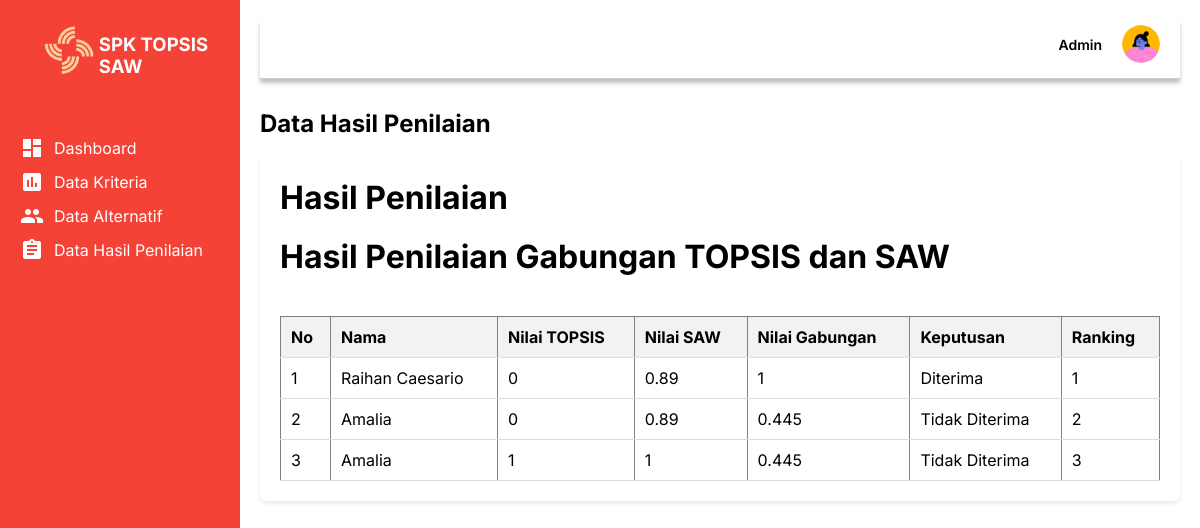
Page /Hasil/Hasil.php on the committed database.
### tables this page shows
CREATE TABLE IF NOT EXISTS `alternatives` (
  `id` int NOT NULL AUTO_INCREMENT,
  `namaPeserta` varchar(50) NOT NULL,
  `alamat` varchar(100) NOT NULL,
  `penghasilan` int NOT NULL,
  `kepemilikanRumah` int NOT NULL DEFAULT '0',
  `tanggungan` int NOT NULL,
  `ipk` float NOT NULL,
  `kendaraan` int NOT NULL,
  PRIMARY KEY (`id`)
);

### Hasil/Hasil.php (the view, shortened to what this page needs)
<!DOCTYPE html>
<html lang="en">
<head>
  <link rel="stylesheet" href="../css/SPK.css" />
</head>
<body>
  <div class="sidebar">
    <div class="logo">
      <img class="logo-img" src="../assets/logo (3).png" />
      <span>SPK TOPSIS SAW</span>
    </div>
    <ul class="nav">
      <li class="nav-item active">
        <a href="../Dashboard/Dashboard.php">
          <span class="material-icons">dashboard</span>
          <span>Dashboard</span>
        </a>
      </li>
      <li class="nav-item">
        <a href="../data-kriteria/kriteria.php">
          <span class="material-icons">assessment</span>
          <span>Data Kriteria</span>
        </a>
      </li>
      <li class="nav-item">
        <a href="../data-alternatif/index.php">
          <span class="material-icons">group</span>
          <span>Data Alternatif</span>
        </a>
      </li>
      <li class="nav-item">
        <a href="../Hasil/Hasil.php">
          <span class="material-icons">assignment</span>
          <span>Data Hasil Penilaian</span>
        </a>
      </li>
    </ul>
  </div>
  <div class="main-content">
    <div class="header">
      <div class="user-profile" id="user-profile">
        <span>Admin</span>
        <img src="../assets/profil.png" alt="Admin Avatar" />
      </div>
    </div>
    <div class="Data">
      <h2> Data Hasil Penilaian </h2>
    </div>
    <main id="main-content">
      <h1>Hasil Penilaian</h1>
      <?php
      $servername = "localhost";
      $username = "root";
      $password = "";
      $dbname = "spk_topsis_saw";
      $koneksi = new mysqli($servername, $username, $password, $dbname);
      $sql = "SELECT * FROM alternatives";
      $result = $koneksi->query($sql);
      $data = [];
      if ($result->num_rows > 0) {
        while ($row = $result->fetch_assoc()) {
          $data[] = [
            'nama' => $row['namaPeserta'],
            'penghasilan' => $row['penghasilan'],
            'kepemilikanRumah' => $row['kepemilikanRumah'],
            'tanggungan' => $row['tanggungan'],
            'ipk' => $row['ipk'],
            'kendaraan' => $row['kendaraan'],
          ];
        }
      }
      $weights = [
        'penghasilan' => 0.2,
        'kepemilikanRumah' => 0.2,
        'tanggungan' => 0.2,
        'ipk' => 0.2,
        'kendaraan' => 0.2,
      ];
      $normalizedDataTopsis = [];
      foreach ($data as $i => $row) {
        foreach ($row as $key => $value) {
          if ($key !== 'nama') {
            $sum = 0;
            foreach ($data as $r) {
              $sum += pow($r[$key], 2);
            }
            $normalizedDataTopsis[$i][$key] = $value / sqrt($sum);
          } else {
            $normalizedDataTopsis[$i][$key] = $value;
          }
        }
      }
      $normalizedDataSaw = [];
      foreach ($data as $i => $row) {
        foreach ($row as $key => $value) {
          if ($key !== 'nama') {
            $maxValue = max(array_column($data, $key));
            $normalizedDataSaw[$i][$key] = $value / $maxValue;
          } else {
            $normalizedDataSaw[$i][$key] = $value;
          }
        }
      }
      $weightedNormalizedDataTopsis = [];
      foreach ($normalizedDataTopsis as $i => $row) {
        foreach ($row as $key => $value) {
          if ($key !== 'nama') {
            $weightedNormalizedDataTopsis[$i][$key] = $value * $weights[$key];
          } else {
            $weightedNormalizedDataTopsis[$i][$key] = $value;
          }
        }
      }
      $weightedNormalizedDataSaw = [];
      foreach ($normalizedDataSaw as $i => $row) {
        foreach ($row as $key => $value) {
          if ($key !== 'nama') {
            $weightedNormalizedDataSaw[$i][$key] = $value * $weights[$key];
          } else {
            $weightedNormalizedDataSaw[$i][$key] = $value;
          }
        }
      }
      $positiveIdeal = [];
      $negativeIdeal = [];
      foreach ($weights as $key => $weight) {
        $column = array_column($weightedNormalizedDataTopsis, $key);
        $positiveIdeal[$key] = max($column);
        $negativeIdeal[$key] = min($column);
      }
      $separationPositive = [];
      $separationNegative = [];
      foreach ($weightedNormalizedDataTopsis as $i => $row) {
        $sumPositive = 0;
        $sumNegative = 0;
        foreach ($row as $key => $value) {
          if ($key !== 'nama') {
            $sumPositive += pow($value - $positiveIdeal[$key], 2);
            $sumNegative += pow($value - $negativeIdeal[$key], 2);
          }
        }
        $separationPositive[$i] = sqrt($sumPositive);
        $separationNegative[$i] = sqrt($sumNegative);
      }
      $relativeCloseness = [];
      foreach ($separationPositive as $i => $positive) {
        $negative = $separationNegative[$i];
        if (($negative + $positive) == 0) {
          echo "Debug: Sum of separation measures for alternative {$data[$i]['nama']} is zero. Negative: $negative, Positive: $positive\n";
          $relativeCloseness[$i] = 0.5;
        } else {
          $relativeCloseness[$i] = $negative / ($negative + $positive);
        }
      }
      $totalScoresSaw = [];
      foreach ($weightedNormalizedDataSaw as $i => $row) {
        $totalScoresSaw[$i] = array_sum(array_diff_key($row, ['nama' => '']));
      }
      $maxScoreSaw = max($totalScoresSaw);
      $normalizedScoresSaw = [];
      foreach ($totalScoresSaw as $i => $score) {
        $normalizedScoresSaw[$i] = $score / $maxScoreSaw;
      }
      $combinedScores = [];
      foreach ($relativeCloseness as $i => $score) {
        $combinedScores[$i] = ($score + $normalizedScoresSaw[$i]) / 2;
      }
      array_multisort($combinedScores, SORT_DESC, $data);
      echo "<h1>Hasil Penilaian Gabungan TOPSIS dan SAW</h1>";
      echo "<table border='1'>
<tr>
    <th>No</th>
    <th>Nama</th>
    <th>Nilai TOPSIS</th>
    <th>Nilai SAW</th>
    <th>Nilai Gabungan</th>
    <th>Keputusan</th>
    <th>Ranking</th>
</tr>";
      foreach ($data as $i => $row) {
        $decision = ($combinedScores[$i] >= 0.6) ? 'Diterima' : 'Tidak Diterima';
        echo "<tr>
    <td>" . ($i + 1) . "</td>
    <td>" . $row['nama'] . "</td>
    <td>" . $relativeCloseness[$i] . "</td>
    <td>" . $normalizedScoresSaw[$i] . "</td>
    <td>" . $combinedScores[$i] . "</td>
    <td>" . $decision . "</td>
    <td>" . ($i + 1) . "</td>
</tr>";
      }
      echo "</table>";
      ?>
    </main>
  </div>
</body>
</html>

### css/SPK.css (style rules this page uses)
body { font-family: "Inter", sans-serif; margin: 0; display: flex; height: 100vh; overflow: hidden; }
.sidebar { width: 240px; background-color: #f44336; color: white; display: flex; flex-direction: column; padding: 20px; box-sizing: border-box; }
.sidebar .logo span { font-weight: bold; font-size: 18.5px; }
.logo { display: flex; align-items: center; margin-bottom: 30px; }
.logo-img { width: 77.84px; height: auto; margin-left: 1px; }
.nav { list-style: none; padding: 0; }
.nav-item { display: flex; align-items: center; margin-bottom: 20px; cursor: pointer; }
.nav-item .material-icons { font-size: 24px; margin-right: 10px; }
.main-content { flex-grow: 1; padding: 20px; }
.header { display: flex; justify-content: flex-end; align-items: center; margin-bottom: 30px; border-bottom: 1px solid #ccc; padding-bottom: 10px; box-shadow: 0px 4px 4px rgba(0, 0, 0, 0.25); width: 100%; height: 48px; }
.header .user-profile { position: relative; display: flex; align-items: center; }
.header .user-profile span { font-weight: 600; font-size: 14px; margin-right: 20px; }
.header .user-profile img { width: 38px; height: 38px; border-radius: 50%; margin-right: 20px; }
main { background-color: white; padding: 20px; border-radius: 5px; box-shadow: 0 2px 4px rgba(0, 0, 0, 0.1); flex: 1; display: flex; flex-direction: column; }
h1 { margin: 0 0 20px; }
table { width: 100%; border-collapse: collapse; margin-top: 20px; }
th, td { padding: 10px; text-align: left; border-bottom: 1px solid #ddd; }
th { background-color: #f2f2f2; }

### Hasil/Hasil.php (style rules this page uses)
.nav a, .card a { color: white; text-decoration: none; display: flex; align-items: center; }
.nav-item, .card { margin-bottom: 10px; }

### rows in the picture
alternatives: namaPeserta "Raihan Caesario", i "0", i "0.89", i "1", decision "Diterima"

### other values in the picture
$row['nama'] "Amalia"
$relativeCloseness[$i] "0"
$normalizedScoresSaw[$i] "0.89"
$combinedScores[$i] "0.445"
$decision "Tidak Diterima"
$relativeCloseness[$i] "1"
$normalizedScoresSaw[$i] "1"
